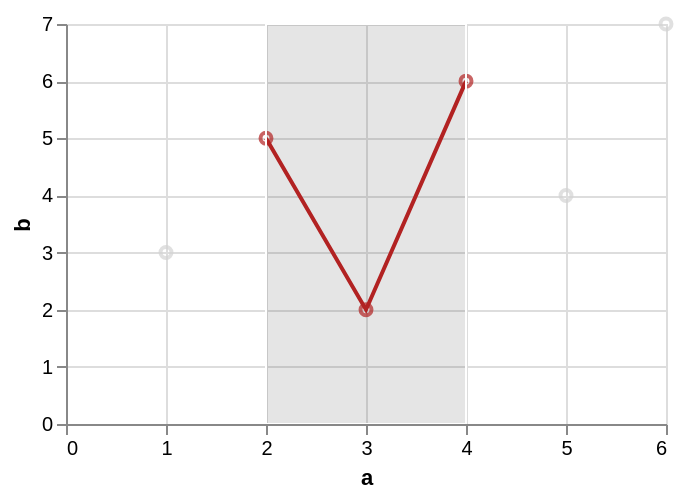

Specify this chart in Vega-Lite:
### Vega-Lite specification from a JSON file in a GitHub repository (floating-point values rounded to 4 significant figures)
{"$schema": "https://vega.github.io/schema/vega-lite/v6.json", "data": {"values": [{"a": 1, "b": 3, "c": "x", "d": "2020-01-01"}, {"a": 2, "b": 5, "c": "y", "d": "2020-03-01"}, {"a": 3, "b": 2, "c": "x", "d": "2020-06-01"}, {"a": 4, "b": 6, "c": "z", "d": "2020-09-01"}, {"a": 5, "b": 4, "c": "y", "d": "2021-01-01"}, {"a": 6, "b": 7, "c": "z", "d": "2021-04-01"}]}, "width": 300, "height": 200, "layer": [{"params": [{"name": "brush", "select": {"type": "interval", "encodings": ["x"]}, "value": {"x": [2, 4]}}], "mark": "point", "encoding": {"x": {"field": "a", "type": "quantitative"}, "y": {"field": "b", "type": "quantitative"}, "color": {"condition": {"param": "brush", "value": "firebrick"}, "value": "lightgray"}}}, {"transform": [{"filter": {"param": "brush"}}], "mark": "line", "encoding": {"x": {"field": "a", "type": "quantitative"}, "y": {"field": "b", "type": "quantitative"}, "color": {"value": "firebrick"}}}]}
